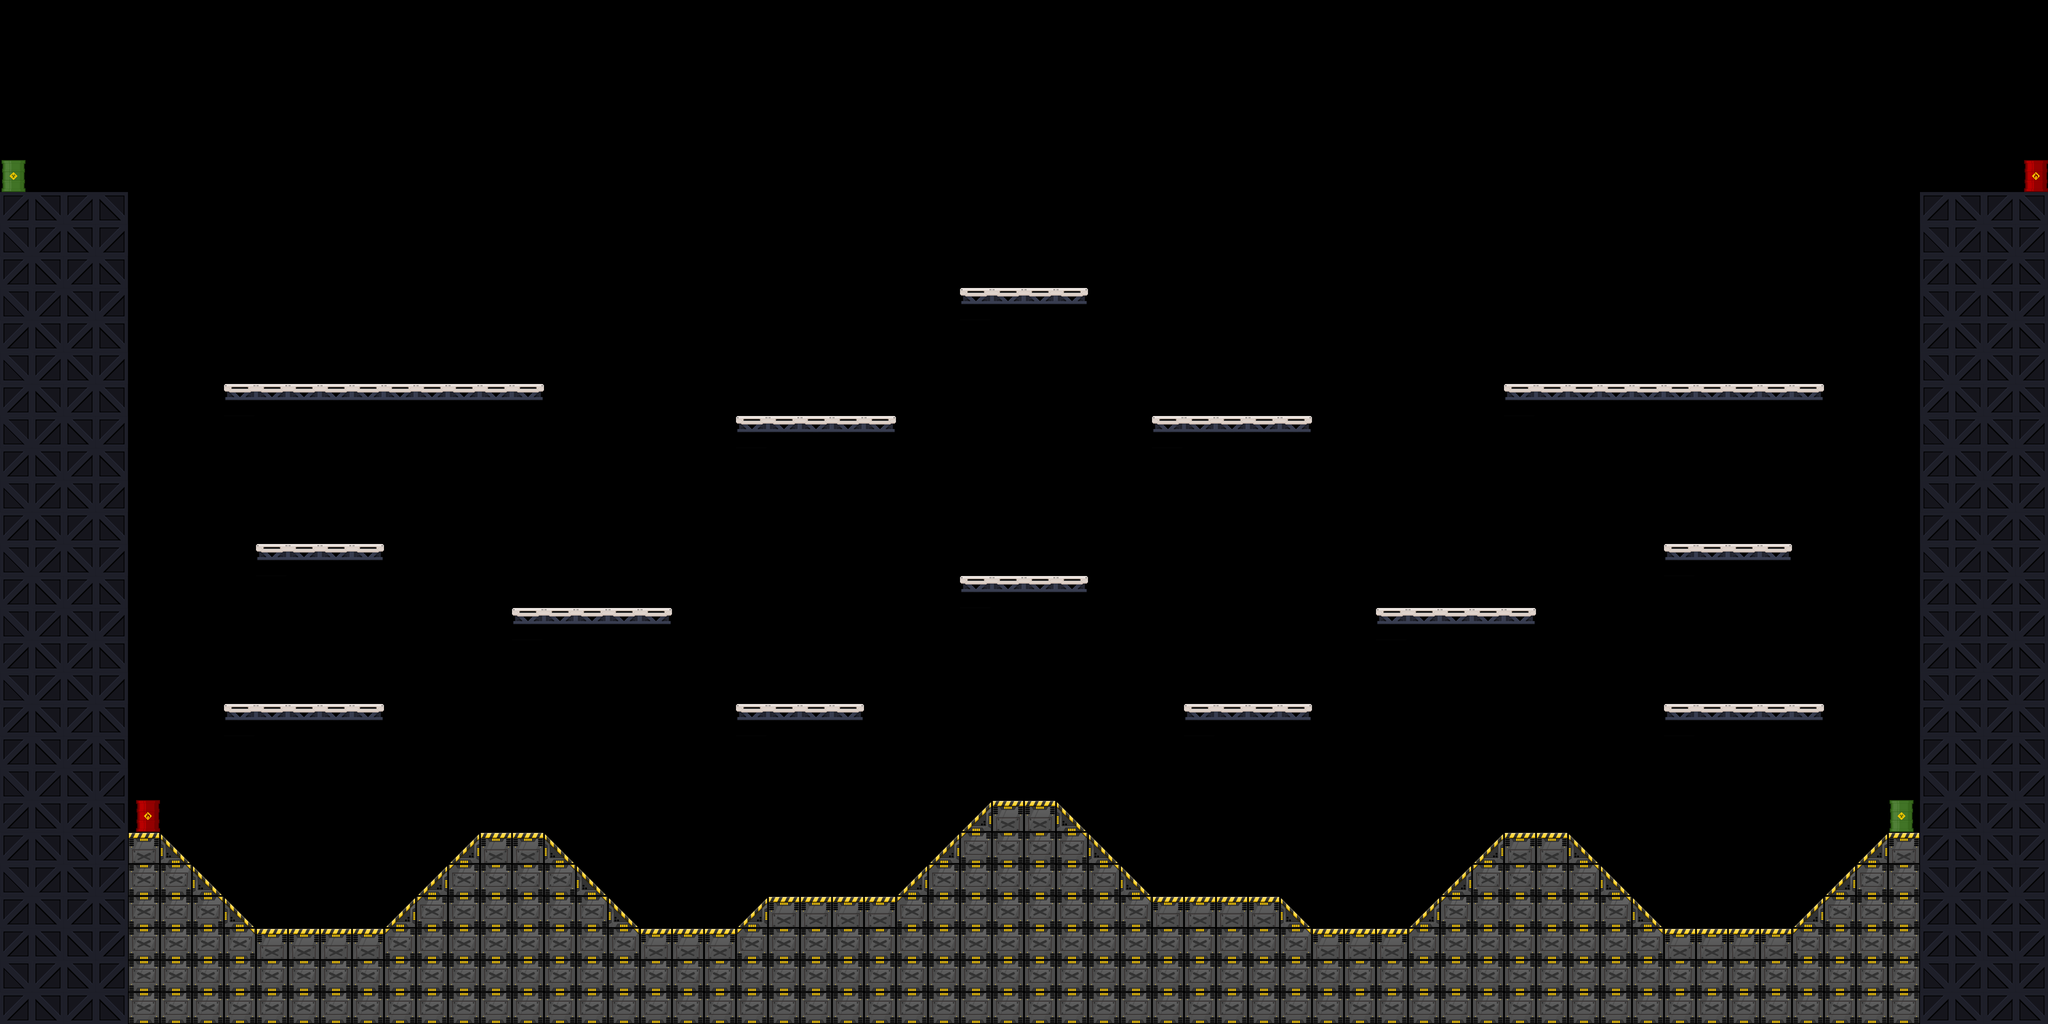

Below is a game level as drawn by its tile map, then a one-line description and the .tmx file that defines it, in full:
An orthogonal 64x32 tile map with 64x64 px tiles, 1 tile layer (BG) and 28 objects (Polygon_GND, Polygon_GNDR1, Polygon_GNDR2, Polygon_GNDR3, Polygon_GNDL3, ...).

<map version="1.0" orientation="orthogonal" renderorder="left-down" width="64" height="32" tilewidth="64" tileheight="64" nextobjectid="38">
 <tileset firstgid="1" source="tile_set2.tsx" />
 <layer name="BG" width="64" height="32">
  <data encoding="csv">
0,0,0,0,0,0,0,0,0,0,0,0,0,0,0,0,0,0,0,0,0,0,0,0,0,0,0,0,0,0,0,0,0,0,0,0,0,0,0,0,0,0,0,0,0,0,0,0,0,0,0,0,0,0,0,0,0,0,0,0,0,0,0,0,
0,0,0,0,0,0,0,0,0,0,0,0,0,0,0,0,0,0,0,0,0,0,0,0,0,0,0,0,0,0,0,0,0,0,0,0,0,0,0,0,0,0,0,0,0,0,0,0,0,0,0,0,0,0,0,0,0,0,0,0,0,0,0,0,
0,0,0,0,0,0,0,0,0,0,0,0,0,0,0,0,0,0,0,0,0,0,0,0,0,0,0,0,0,0,0,0,0,0,0,0,0,0,0,0,0,0,0,0,0,0,0,0,0,0,0,0,0,0,0,0,0,0,0,0,0,0,0,0,
0,0,0,0,0,0,0,0,0,0,0,0,0,0,0,0,0,0,0,0,0,0,0,0,0,0,0,0,0,0,0,0,0,0,0,0,0,0,0,0,0,0,0,0,0,0,0,0,0,0,0,0,0,0,0,0,0,0,0,0,0,0,0,0,
0,0,0,0,0,0,0,0,0,0,0,0,0,0,0,0,0,0,0,0,0,0,0,0,0,0,0,0,0,0,0,0,0,0,0,0,0,0,0,0,0,0,0,0,0,0,0,0,0,0,0,0,0,0,0,0,0,0,0,0,0,0,0,0,
37,0,0,0,0,0,0,0,0,0,0,0,0,0,0,0,0,0,0,0,0,0,0,0,0,0,0,0,0,0,0,0,0,0,0,0,0,0,0,0,0,0,0,0,0,0,0,0,0,0,0,0,0,0,0,0,0,0,0,0,0,0,0,38,
5,6,5,6,0,0,0,0,0,0,0,0,0,0,0,0,0,0,0,0,0,0,0,0,0,0,0,0,0,0,0,0,0,0,0,0,0,0,0,0,0,0,0,0,0,0,0,0,0,0,0,0,0,0,0,0,0,0,0,0,5,6,5,6,
9,5,6,5,0,0,0,0,0,0,0,0,0,0,0,0,0,0,0,0,0,0,0,0,0,0,0,0,0,0,0,0,0,0,0,0,0,0,0,0,0,0,0,0,0,0,0,0,0,0,0,0,0,0,0,0,0,0,0,0,9,5,6,5,
5,6,5,6,0,0,0,0,0,0,0,0,0,0,0,0,0,0,0,0,0,0,0,0,0,0,0,0,0,0,0,0,0,0,0,0,0,0,0,0,0,0,0,0,0,0,0,0,0,0,0,0,0,0,0,0,0,0,0,0,5,6,5,6,
9,5,6,5,0,0,0,0,0,0,0,0,0,0,0,0,0,0,0,0,0,0,0,0,0,0,0,0,0,0,20,21,21,22,0,0,0,0,0,0,0,0,0,0,0,0,0,0,0,0,0,0,0,0,0,0,0,0,0,0,9,5,6,5,
5,6,5,6,0,0,0,0,0,0,0,0,0,0,0,0,0,0,0,0,0,0,0,0,0,0,0,0,0,0,0,0,0,0,0,0,0,0,0,0,0,0,0,0,0,0,0,0,0,0,0,0,0,0,0,0,0,0,0,0,5,6,5,6,
9,5,6,5,0,0,0,0,0,0,0,0,0,0,0,0,0,0,0,0,0,0,0,0,0,0,0,0,0,0,0,0,0,0,0,0,0,0,0,0,0,0,0,0,0,0,0,0,0,0,0,0,0,0,0,0,0,0,0,0,9,5,6,5,
5,6,5,6,0,0,0,20,21,21,21,21,21,21,21,21,22,0,0,0,0,0,0,0,0,0,0,0,0,0,0,0,0,0,0,0,0,0,0,0,0,0,0,0,0,0,0,20,21,21,21,21,21,21,21,21,22,0,0,0,5,6,5,6,
9,5,6,5,0,0,0,0,0,0,0,0,0,0,0,0,0,0,0,0,0,0,0,20,21,21,21,22,0,0,0,0,0,0,0,0,20,21,21,21,22,0,0,0,0,0,0,0,0,0,0,0,0,0,0,0,0,0,0,0,9,5,6,5,
5,6,5,6,0,0,0,0,0,0,0,0,0,0,0,0,0,0,0,0,0,0,0,0,0,0,0,0,0,0,0,0,0,0,0,0,0,0,0,0,0,0,0,0,0,0,0,0,0,0,0,0,0,0,0,0,0,0,0,0,5,6,5,6,
9,5,6,5,0,0,0,0,0,0,0,0,0,0,0,0,0,0,0,0,0,0,0,0,0,0,0,0,0,0,0,0,0,0,0,0,0,0,0,0,0,0,0,0,0,0,0,0,0,0,0,0,0,0,0,0,0,0,0,0,9,5,6,5,
5,6,5,6,0,0,0,0,0,0,0,0,0,0,0,0,0,0,0,0,0,0,0,0,0,0,0,0,0,0,0,0,0,0,0,0,0,0,0,0,0,0,0,0,0,0,0,0,0,0,0,0,0,0,0,0,0,0,0,0,5,6,5,6,
9,5,6,5,0,0,0,0,20,21,21,22,0,0,0,0,0,0,0,0,0,0,0,0,0,0,0,0,0,0,0,0,0,0,0,0,0,0,0,0,0,0,0,0,0,0,0,0,0,0,0,0,20,21,21,22,0,0,0,0,9,5,6,5,
5,6,5,6,0,0,0,0,0,0,0,0,0,0,0,0,0,0,0,0,0,0,0,0,0,0,0,0,0,0,20,21,21,22,0,0,0,0,0,0,0,0,0,0,0,0,0,0,0,0,0,0,0,0,0,0,0,0,0,0,5,6,5,6,
9,5,6,5,0,0,0,0,0,0,0,0,0,0,0,0,20,21,21,21,22,0,0,0,0,0,0,0,0,0,0,0,0,0,0,0,0,0,0,0,0,0,0,20,21,21,21,22,0,0,0,0,0,0,0,0,0,0,0,0,9,5,6,5,
5,6,5,6,0,0,0,0,0,0,0,0,0,0,0,0,0,0,0,0,0,0,0,0,0,0,0,0,0,0,0,0,0,0,0,0,0,0,0,0,0,0,0,0,0,0,0,0,0,0,0,0,0,0,0,0,0,0,0,0,5,6,5,6,
9,5,6,5,0,0,0,0,0,0,0,0,0,0,0,0,0,0,0,0,0,0,0,0,0,0,0,0,0,0,0,0,0,0,0,0,0,0,0,0,0,0,0,0,0,0,0,0,0,0,0,0,0,0,0,0,0,0,0,0,9,5,6,5,
5,6,5,6,0,0,0,20,21,21,21,22,0,0,0,0,0,0,0,0,0,0,0,20,21,21,22,0,0,0,0,0,0,0,0,0,0,20,21,21,22,0,0,0,0,0,0,0,0,0,0,0,20,21,21,21,22,0,0,0,5,6,5,6,
5,6,5,6,0,0,0,0,0,0,0,0,0,0,0,0,0,0,0,0,0,0,0,0,0,0,0,0,0,0,0,0,0,0,0,0,0,0,0,0,0,0,0,0,0,0,0,0,0,0,0,0,0,0,0,0,0,0,0,0,5,6,5,6,
9,5,6,5,0,0,0,0,0,0,0,0,0,0,0,0,0,0,0,0,0,0,0,0,0,0,0,0,0,0,0,0,0,0,0,0,0,0,0,0,0,0,0,0,0,0,0,0,0,0,0,0,0,0,0,0,0,0,0,0,9,5,6,5,
5,6,5,6,38,0,0,0,0,0,0,0,0,0,0,0,0,0,0,0,0,0,0,0,0,0,0,0,0,0,45,41,41,46,0,0,0,0,0,0,0,0,0,0,0,0,0,0,0,0,0,0,0,0,0,0,0,0,0,37,5,6,5,6,
5,6,6,5,41,46,0,0,0,0,0,0,0,0,45,41,41,46,0,0,0,0,0,0,0,0,0,0,0,45,43,44,44,42,46,0,0,0,0,0,0,0,0,0,0,0,45,41,41,46,0,0,0,0,0,0,0,0,45,41,5,6,6,5,
9,5,6,5,44,42,46,0,0,0,0,0,0,45,43,44,44,42,46,0,0,0,0,0,0,0,0,0,45,43,44,44,44,44,42,46,0,0,0,0,0,0,0,0,0,45,43,44,44,42,46,0,0,0,0,0,0,45,43,44,9,5,6,5,
5,6,5,6,44,44,42,46,0,0,0,0,45,43,44,44,44,44,42,46,0,0,0,45,41,41,41,41,43,44,44,44,44,44,44,42,41,41,41,41,46,0,0,0,45,43,44,44,44,44,42,46,0,0,0,0,45,43,44,44,5,6,5,6,
5,6,6,5,44,44,44,42,41,41,41,41,43,44,44,44,44,44,44,42,41,41,41,43,44,44,44,44,44,44,44,44,44,44,44,44,44,44,44,44,42,41,41,41,43,44,44,44,44,44,44,42,41,41,41,41,43,44,44,44,5,6,6,5,
9,5,6,5,44,44,44,44,44,44,44,44,44,44,44,44,44,44,44,44,44,44,44,44,44,44,44,44,44,44,44,44,44,44,44,44,44,44,44,44,44,44,44,44,44,44,44,44,44,44,44,44,44,44,44,44,44,44,44,44,9,5,6,5,
5,6,5,6,44,44,44,44,44,44,44,44,44,44,44,44,44,44,44,44,44,44,44,44,44,44,44,44,44,44,44,44,44,44,44,44,44,44,44,44,44,44,44,44,44,44,44,44,44,44,44,44,44,44,44,44,44,44,44,44,5,6,5,6
</data>
 </layer>
 <objectgroup name="Objects">
  <object id="1" name="Polygon_GND" x="1792" y="1792">
   <polyline points="0,0 192,-192 320,-192 512,0 512,256 0,256 0,0" />
  </object>
  <object id="2" name="Polygon_GNDR1" x="2304" y="1792">
   <polyline points="0,0 256,0 320,64 320,256 0,256 0,0" />
  </object>
  <object id="3" name="Polygon_GNDR2" x="2816" y="1856">
   <polyline points="0,0 192,-192 320,-192 512,0 512,192 0,192 0,0" />
  </object>
  <object id="4" name="Polygon_GNDR3" x="3584" y="1856">
   <polyline points="0,0 192,-192 256,-192 256,192 0,192 0,0" />
  </object>
  <object id="5" name="Polygon_GNDL3" x="256" y="1664">
   <polyline points="0,0 64,0 256,192 256,384 0,384 0,0" />
  </object>
  <object id="6" name="Polygon_GNDL2" x="768" y="1856">
   <polyline points="0,0 192,-192 320,-192 512,0 512,192 0,192 0,0" />
  </object>
  <object id="7" name="Polygon_GNDL1" x="1472" y="1856">
   <polyline points="0,0 64,-64 320,-64 320,192 0,192 0,0" />
  </object>
  <object id="8" name="Box_GNDL2" x="512" y="1856" width="256" height="192" />
  <object id="9" name="Box_GNDL1" x="1280" y="1856" width="192" height="192" />
  <object id="10" name="Box_GNDR1" x="2624" y="1856" width="192" height="192" />
  <object id="11" name="Box_GNDR2" x="3328" y="1856" width="256" height="192" />
  <object id="12" name="Box_Start_Col_Left" x="0" y="384" width="256" height="1664" />
  <object id="13" name="Box_Start_Col_Right" x="3840" y="384" width="256" height="1664" />
  <object id="14" name="Platform1" x="448" y="768" width="640" height="64" />
  <object id="15" name="Platform2" x="512" y="1088" width="256" height="64" />
  <object id="16" name="Platform3" x="448" y="1408" width="320" height="64" />
  <object id="17" name="Platform4" x="1024" y="1216" width="320" height="64" />
  <object id="18" name="Platform5" x="1472" y="832" width="320" height="64" />
  <object id="19" name="Platform7" x="1472" y="1408" width="256" height="64" />
  <object id="20" name="Platform6" x="1920" y="576" width="256" height="64" />
  <object id="21" name="Platform8" x="1920" y="1152" width="256" height="64" />
  <object id="22" name="Platform9" x="2304" y="832" width="320" height="64" />
  <object id="23" name="Platform12" x="3008" y="768" width="640" height="64" />
  <object id="24" name="Platform13" x="3328" y="1088" width="256" height="64" />
  <object id="25" name="Platform11" x="2752" y="1216" width="320" height="64" />
  <object id="26" x="2368" y="1408" width="256" />
  <object id="27" name="Platform14" x="3328" y="1408" width="320" height="64" />
  <object id="28" name="Platform10" x="2368" y="1408" width="256" height="64" />
 </objectgroup>
</map>